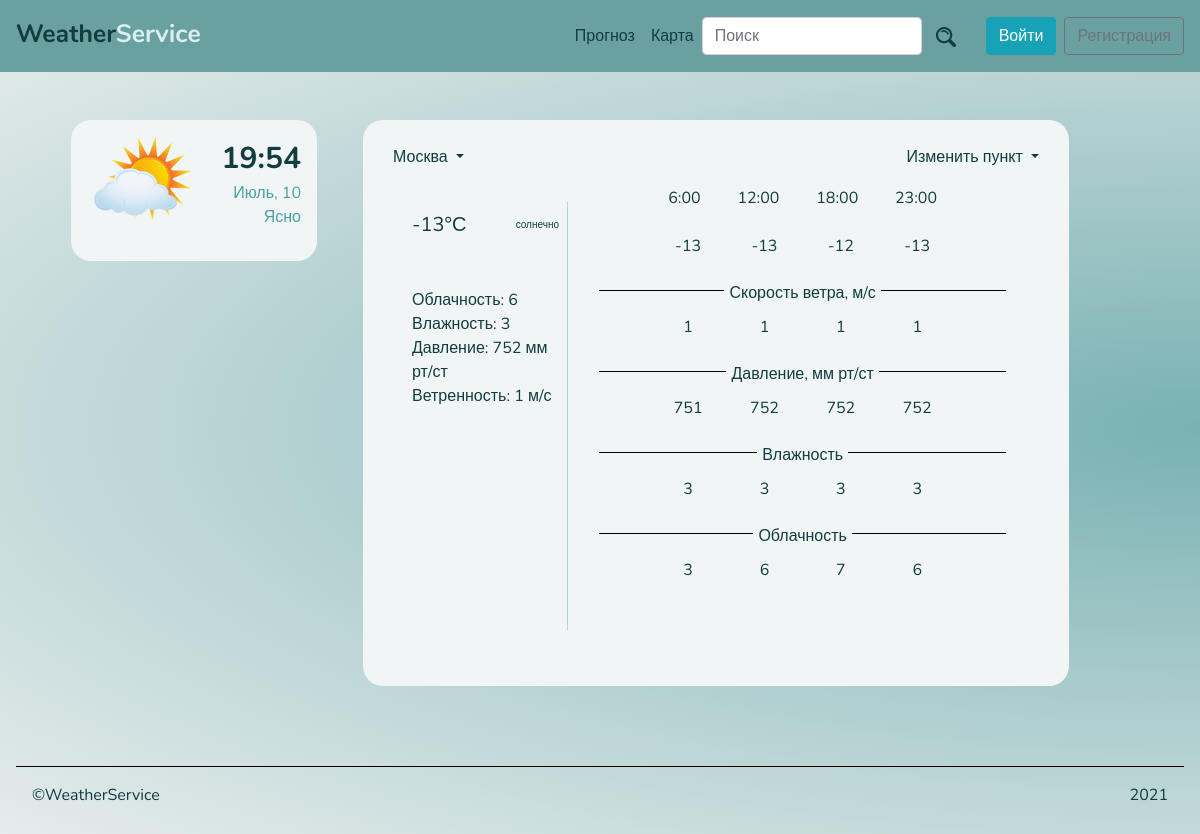
/, run on an earlier commit of the app's database.
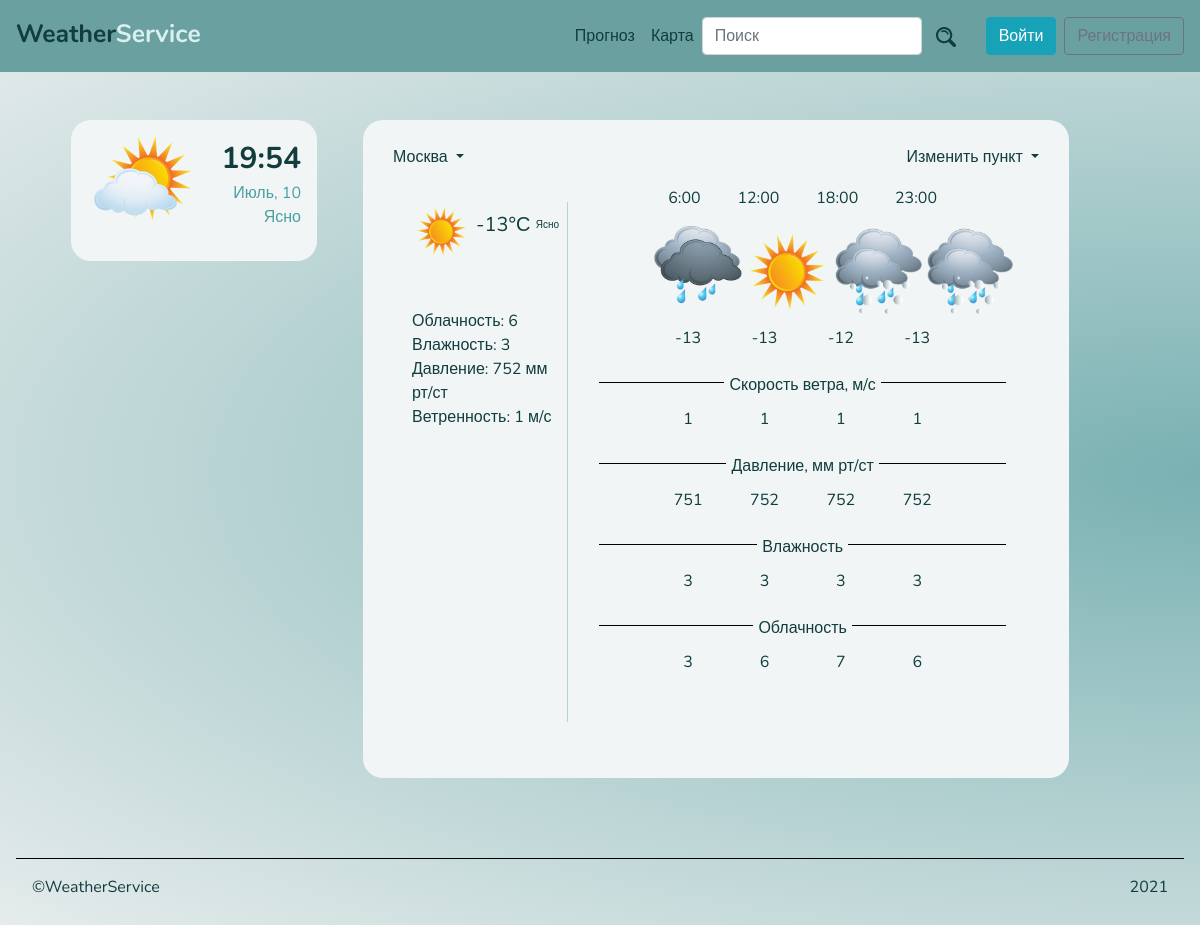
And on a later commit of the database.
### weatherService/apps/weather/models.py (models this page shows)
class Temperature (models.Model):
    id_district = models.IntegerField('id of the district')
    date = models.DateField('Day')
    t_morning = models.IntegerField('Temperature in the morning')
    t_day = models.IntegerField('Temperature at the day')
    t_evening = models.IntegerField('Temperature in the evening')
    t_night = models.IntegerField('Temperature at the night')
    t_average = models.IntegerField('Average temperature', null=True)

class Precipitation (models.Model):
    id_district = models.IntegerField('id of the district')
    date = models.DateField('day')
    p_morning = models.IntegerField('The quality of precipitation in the morning')
    p_name_morning = models.CharField('The type of precipitation in the morning', max_length=100)
    p_day = models.IntegerField('The quality of precipitation at the day')
    p_name_day = models.CharField('The type of precipitation at the day', max_length=100)
    p_evening = models.IntegerField('The quality of precipitation in the evening')
    p_name_evening = models.CharField('The type of precipitation in the evening', max_length=100)
    p_night = models.IntegerField('The quality of precipitation at the night')
    p_name_night = models.CharField('The type of precipitation at the night', max_length=100)
    p_average = models.IntegerField('The average quality of precipitation')
    p_name_average = models.CharField('the average type of precipitation', max_length=100)

class Cloud (models.Model):
    id_district = models.IntegerField('id of the district')
    date = models.DateField('day')
    c_morning = models.IntegerField('The intensity od clouds in the morning')
    c_name_morning = models.CharField('The type of clouds in the morning', max_length=100)
    c_day = models.IntegerField('The intensity od clouds at the day')
    c_name_day = models.CharField('The type of clouds at the day', max_length=100)
    c_evening = models.IntegerField('The intensity od clouds in the evening')
    c_name_evening = models.CharField('The type of clouds in the evening', max_length=100)
    c_night = models.IntegerField('The intensity od clouds at the night')
    c_name_night = models.CharField('The type of clouds at the night', max_length=100)
    c_average = models.IntegerField('The average intensity od clouds')
    c_name_average = models.CharField('The average type of clouds', max_length=100)

class Humidity (models.Model):
    id_district = models.IntegerField('id of the district')
    date = models.DateField('day')
    h_morning = models.IntegerField('Humidity in the morning')
    h_day = models.IntegerField('Humidity at the day')
    h_evening = models.IntegerField('Humidity in the evening')
    h_night = models.IntegerField('Humidity at the night')
    h_average = models.IntegerField('Average humidity')

class Pressure (models.Model):
    id_district = models.IntegerField('id of the district')
    date = models.DateField('day')
    pressure_morning = models.IntegerField('Pressure in the morning')
    pressure_day = models.IntegerField('Pressure at the day')
    pressure_evening = models.IntegerField('Pressure in the evening')
    pressure_night = models.IntegerField('Pressure at the night')
    pressure_average = models.IntegerField('Average pressure')

class Wind (models.Model):
    id_district = models.IntegerField('id of the district')
    date = models.DateField('day')
    w_morning = models.IntegerField('Wind in the morning')
    w_day = models.IntegerField('Wind at the day')
    w_evening = models.IntegerField('Wind in the evening')
    w_night = models.IntegerField('Wind at the night')
    w_average = models.IntegerField('Average wind')

class Precipitation_icon (models.Model):
    name = models.CharField('The name of precipitation', max_length=100)
    icon = models.CharField('The way to the icon', max_length=100)

### weatherService/apps/weather/views.py (the view)
# urls.py: path('', views.index, name = 'index'),
def index(request):
    district_list = District.objects.all()
    cloud_list = Cloud.objects.order_by('-day')[:1]
    prec_icon = Precipitation_icon.objects.all()
    prec = Precipitation.objects.order_by('day')[:1]
    pressure_list = Pressure.objects.order_by('-day')[:1]
    temp_list = Temperature.objects.order_by('-day')[:1]
    wind_list = Wind.objects.order_by('-day')[:1]
    humidity_list = Humidity.objects.order_by('-day')[:1]
    return render(
        request,
        'weather/main.html',
        {
            'district_list' : district_list,
            'cloud_list' : cloud_list,
            'prec_icon' : prec_icon,
            'prec' : prec,
            'pressure_list' : pressure_list,
            'temp_list' : temp_list,
            'wind_list' : wind_list,
            'humidity_list' : humidity_list
        }
    )

### weatherService/templates/weather/main.html (shortened to what the changed rows need)
{% extends 'base.html' %}
{% load static %}
{% block content %}
<div class="container-fluid">
    <div class="row py-3 p-sm-5">
        <div class="col-12 col-md-8 mx-2">
            <div class="container-20 p-4">
                <div class="row p-3">
                    <div class="col-12 col-lg-3 m-3 px-2 pb-3 right-line">
                        <div class="d-flex justify-content-between flex-column flex-xl-row ">
                            {%if prec %}
                                {% for prec in prec.all %}
                                    {% if prec_icon %}
                                        {% for prec_icon in prec_icon.all %}
                                            {% if prec.p_name_average == prec_icon.name %}
                                                <img src="{{ prec_icon.icon }}" alt="weather icon" class="align-self-center w-40">
                                            {% endif %}
                                        {% endfor %}
                                    {% endif %}
                                    {%if temp_list %}
                                        {% for temp in temp_list.all %}
                                            <p class="numbers m-0 pt-2 text-center text-xl-right">{{ temp.t_average }}°С</p>
                                        {% endfor %}
                                    {% endif %}
                                    <p class="text-small m-0 pt-xl-3 text-center text-xl-right">{{ prec.p_name_average }}</p>
                                {% endfor %}
                            {% endif %}
                        </div>
                        {%if cloud_list %}
                            {% for cloud in cloud_list.all %}
                                <p class="mt-5 mb-0">Облачность: {{ cloud.c_average }}</p>
                            {% endfor %}
                        {% endif %}
                        {%if humidity_list %}
                            {% for humid in humidity_list.all %}
                                <p class="mb-0">Влажность: {{ humid.h_average }}</p>
                            {% endfor %}
                        {% endif %}
                        {%if pressure_list %}
                            {% for pressure in pressure_list.all %}
                                <p class="mb-0">Давление: {{ pressure.pressure_average }} мм рт/ст</p>
                            {% endfor %}
                        {% endif %}
                        {%if wind_list %}
                            {% for wind in wind_list.all %}
                                <p class="mb-0">Ветренность: {{ wind.w_average }} м/с</p>
                            {% endfor %}
                        {% endif %}
                    </div>
                    <div class="col-12 col-lg-8">
                       <div class="d-flex justify-content-center mb-2">
                        <div class="d-flex w-75 justify-content-around">
                            {%if prec %}
                                {% for prec in prec.all %}
                                    {% if prec_icon %}
                                        {% for prec_icon in prec_icon.all %}
                                            {% if prec.p_name_morning == prec_icon.name %}
                                                <img src="{{ prec_icon.icon }}" alt="weather icon" class="w-30">
                                            {% endif %}
                                            {% if prec.p_name_day == prec_icon.name %}
                                                <img src="{{ prec_icon.icon }}" alt="weather icon" class="w-30">
                                            {% endif %}
                                            {% if prec.p_name_evening == prec_icon.name %}
                                                <img src="{{ prec_icon.icon }}" alt="weather icon" class="w-30">
                                            {% endif %}
                                            {% if prec.p_name_night == prec_icon.name %}
                                                <img src="{{ prec_icon.icon }}" alt="weather icon" class="w-30">
                                            {% endif %}
                                        {% endfor %}
                                    {% endif %}
                                {% endfor %}
                            {% endif %}
                        </div>
                    </div>
                        <div class="d-flex justify-content-center">
                            <div class="d-flex w-75 justify-content-around">
                                {%if temp_list %}
                                    {% for temp in temp_list.all %}
                                        <p>{{ temp.t_morning }}</p>
                                        <p>{{ temp.t_day }}</p>
                                        <p>{{ temp.t_evening }}</p>
                                        <p>{{ temp.t_night }}</p>
                                    {% endfor %}
                                {% endif %}
                            </div>
                        </div>
                       <div class="d-flex justify-content-center">
                            <div class="d-flex w-75 justify-content-around">
                                {%if wind_list %}
                                    {% for wind in wind_list.all %}
                                        <p>{{ wind.w_morning }}</p>
                                        <p>{{ wind.w_day }}</p>
                                        <p>{{ wind.w_evening }}</p>
                                        <p>{{ wind.w_night }}</p>
                                    {% endfor %}
                                {% endif %}
                            </div>
                        </div>
                       <div class="d-flex justify-content-center">
                            <div class="d-flex w-75 justify-content-around">
                                {%if pressure_list %}
                                    {% for pressure in pressure_list.all %}
                                        <p>{{ pressure.pressure_morning }}</p>
                                        <p>{{ pressure.pressure_day }}</p>
                                        <p>{{ pressure.pressure_evening }}</p>
                                        <p>{{ pressure.pressure_night }}</p>
                                    {% endfor %}
                                {% endif %}
                            </div>
                        </div>
                       <div class="d-flex justify-content-center">
                            <div class="d-flex w-75 justify-content-around">
                                {%if humidity_list %}
                                    {% for humidity in humidity_list.all %}
                                        <p>{{ humidity.h_morning }}</p>
                                        <p>{{ humidity.h_day }}</p>
                                        <p>{{ humidity.h_evening }}</p>
                                        <p>{{ humidity.h_night }}</p>
                                    {% endfor %}
                                {% endif %}
                            </div>
                        </div>
                       <div class="d-flex justify-content-center mb-5">
                           <div class="d-flex w-75 justify-content-around">
                            {%if cloud_list %}
                                {% for cloud in cloud_list.all %}
                                    <p>{{ cloud.c_morning }}</p>
                                    <p>{{ cloud.c_day }}</p>
                                    <p>{{ cloud.c_evening }}</p>
                                    <p>{{ cloud.c_night }}</p>
                                {% endfor %}
                            {% endif %}
                           </div>
                       </div>
                    </div>
                </div>
            </div>
        </div>
    </div>
</div>
{% endblock %}

What changed in the data, as far as the page shows it:
no longer on this page (row unchanged): Precipitation: p_name_average "солнечно", Temperature (t_average "-13")
added Precipitation: p_name_average "Ясно", Temperature (t_average "-13")
now on this page (row edited): Precipitation_icon: icon (picture)
now on this page (row edited): Precipitation_icon: icon (picture)
now on this page (row edited): Precipitation_icon: icon (picture)
